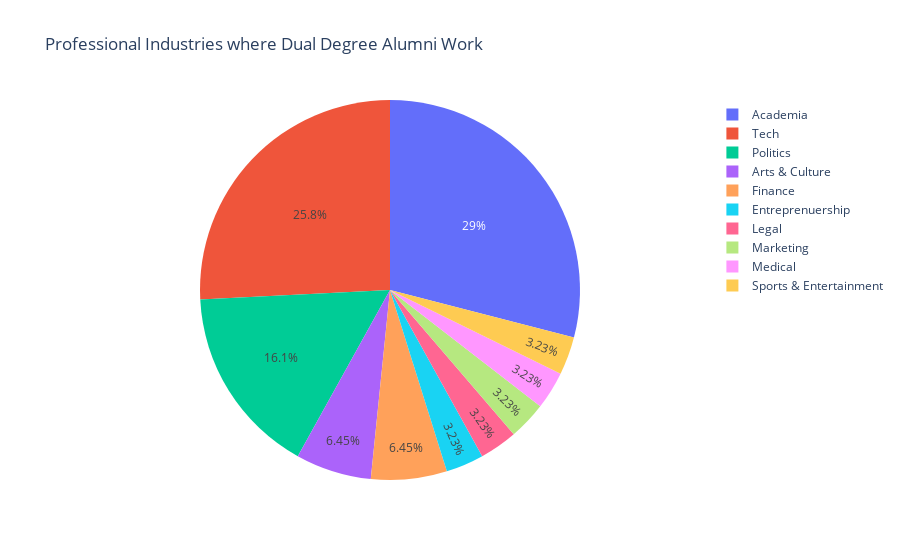

Notebook code cell kept with this figure:
### Code cell
# only going to use percentages based on those who answered question so that data does not seem insignificant
# fig = px.pie(df, values='pop', names='country', title='Population of European continent')
# fig.show()

industry_pie = px.pie(industry_df, values='Count', names='Industry', title='Professional Industries where Dual Degree Alumni Work')
industry_pie.show()

### Figure 1 — Plotly figure (JSON) as saved in the notebook; plotly's stock layout.template omitted (floating-point values rounded to 4 significant figures)
{"data": [{"domain": {"x": [0, 1], "y": [0, 1]}, "hovertemplate": "Industry=%{label}<br>Count=%{value}<extra></extra>", "labels": ["Academia", "Tech", "Politics", "Arts & Culture", "Finance", "Entreprenuership", "Legal", "Marketing", "Medical", "Sports & Entertainment"], "legendgroup": "", "name": "", "showlegend": true, "type": "pie", "values": [9, 8, 5, 2, 2, 1, 1, 1, 1, 1]}], "layout": {"autosize": true, "legend": {"tracegroupgap": 0}, "title": {"text": "Professional Industries where Dual Degree Alumni Work"}}}
